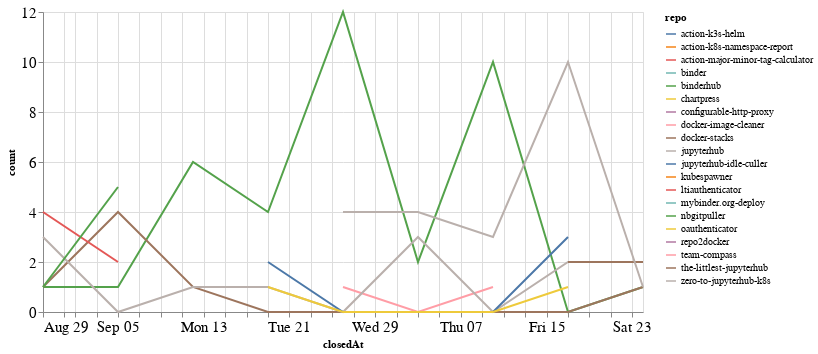

Notebook code cell kept with this figure:
### Code cell
closed_by_time = closed_by.groupby('repo').resample('W', on='closedAt').count()['author'].reset_index()
closed_by_time = closed_by_time.rename(columns={'author': 'count'})

alt.Chart(closed_by_time, width=600).mark_line().encode(
    x='closedAt',
    y='count',
    color='repo',
    tooltip="repo"
)

### Figure 1 — Vega-Lite specification as saved in the notebook (floating-point values rounded to 4 significant figures)
{"config": {"axisLeft": {"labelFontSize": 15}, "axisBottom": {"labelFontSize": 15}}, "data": {"name": "data-93ecfc1338a41d7a13e4ea8db98f7dd2"}, "mark": "line", "encoding": {"color": {"type": "nominal", "field": "repo"}, "tooltip": {"type": "nominal", "field": "repo"}, "x": {"type": "temporal", "field": "closedAt"}, "y": {"type": "quantitative", "field": "count"}}, "width": 600, "$schema": "https://vega.github.io/schema/vega-lite/v4.8.1.json", "datasets": {"data-93ecfc1338a41d7a13e4ea8db98f7dd2": [{"repo": "action-k3s-helm", "closedAt": "2021-10-10T00:00:00", "count": 2}, {"repo": "action-k8s-namespace-report", "closedAt": "2021-09-26T00:00:00", "count": 1}, {"repo": "action-major-minor-tag-calculator", "closedAt": "2021-09-26T00:00:00", "count": 1}, {"repo": "binder", "closedAt": "2021-10-03T00:00:00", "count": 1}, {"repo": "binderhub", "closedAt": "2021-08-29T00:00:00", "count": 1}, {"repo": "binderhub", "closedAt": "2021-09-05T00:00:00", "count": 1}, {"repo": "binderhub", "closedAt": "2021-09-12T00:00:00", "count": 6}, {"repo": "binderhub", "closedAt": "2021-09-19T00:00:00", "count": 4}, {"repo": "binderhub", "closedAt": "2021-09-26T00:00:00", "count": 12}, {"repo": "binderhub", "closedAt": "2021-10-03T00:00:00", "count": 2}, {"repo": "binderhub", "closedAt": "2021-10-10T00:00:00", "count": 10}, {"repo": "binderhub", "closedAt": "2021-10-17T00:00:00", "count": 0}, {"repo": "binderhub", "closedAt": "2021-10-24T00:00:00", "count": 1}, {"repo": "chartpress", "closedAt": "2021-09-05T00:00:00", "count": 1}, {"repo": "configurable-http-proxy", "closedAt": "2021-09-19T00:00:00", "count": 1}, {"repo": "docker-image-cleaner", "closedAt": "2021-09-26T00:00:00", "count": 1}, {"repo": "docker-image-cleaner", "closedAt": "2021-10-03T00:00:00", "count": 0}, {"repo": "docker-image-cleaner", "closedAt": "2021-10-10T00:00:00", "count": 1}, {"repo": "docker-stacks", "closedAt": "2021-08-29T00:00:00", "count": 1}, {"repo": "docker-stacks", "closedAt": "2021-09-05T00:00:00", "count": 4}, {"repo": "docker-stacks", "closedAt": "2021-09-12T00:00:00", "count": 1}, {"repo": "docker-stacks", "closedAt": "2021-09-19T00:00:00", "count": 0}, {"repo": "docker-stacks", "closedAt": "2021-09-26T00:00:00", "count": 0}, {"repo": "docker-stacks", "closedAt": "2021-10-03T00:00:00", "count": 0}, {"repo": "docker-stacks", "closedAt": "2021-10-10T00:00:00", "count": 0}, {"repo": "docker-stacks", "closedAt": "2021-10-17T00:00:00", "count": 0}, {"repo": "docker-stacks", "closedAt": "2021-10-24T00:00:00", "count": 1}, {"repo": "jupyterhub", "closedAt": "2021-08-29T00:00:00", "count": 3}, {"repo": "jupyterhub", "closedAt": "2021-09-05T00:00:00", "count": 0}, {"repo": "jupyterhub", "closedAt": "2021-09-12T00:00:00", "count": 1}, {"repo": "jupyterhub", "closedAt": "2021-09-19T00:00:00", "count": 1}, {"repo": "jupyterhub", "closedAt": "2021-09-26T00:00:00", "count": 0}, {"repo": "jupyterhub", "closedAt": "2021-10-03T00:00:00", "count": 3}, {"repo": "jupyterhub", "closedAt": "2021-10-10T00:00:00", "count": 0}, {"repo": "jupyterhub", "closedAt": "2021-10-17T00:00:00", "count": 2}, {"repo": "jupyterhub", "closedAt": "2021-10-24T00:00:00", "count": 2}, {"repo": "jupyterhub-idle-culler", "closedAt": "2021-09-19T00:00:00", "count": 2}, {"repo": "jupyterhub-idle-culler", "closedAt": "2021-09-26T00:00:00", "count": 0}, {"repo": "jupyterhub-idle-culler", "closedAt": "2021-10-03T00:00:00", "count": 0}, {"repo": "jupyterhub-idle-culler", "closedAt": "2021-10-10T00:00:00", "count": 0}, {"repo": "jupyterhub-idle-culler", "closedAt": "2021-10-17T00:00:00", "count": 3}, {"repo": "kubespawner", "closedAt": "2021-10-10T00:00:00", "count": 1}, {"repo": "ltiauthenticator", "closedAt": "2021-08-29T00:00:00", "count": 4}, {"repo": "ltiauthenticator", "closedAt": "2021-09-05T00:00:00", "count": 2}, {"repo": "mybinder.org-deploy", "closedAt": "2021-10-17T00:00:00", "count": 1}, {"repo": "nbgitpuller", "closedAt": "2021-08-29T00:00:00", "count": 1}, {"repo": "nbgitpuller", "closedAt": "2021-09-05T00:00:00", "count": 5}, {"repo": "oauthenticator", "closedAt": "2021-09-19T00:00:00", "count": 1}, {"repo": "oauthenticator", "closedAt": "2021-09-26T00:00:00", "count": 0}, {"repo": "oauthenticator", "closedAt": "2021-10-03T00:00:00", "count": 0}, {"repo": "oauthenticator", "closedAt": "2021-10-10T00:00:00", "count": 0}, {"repo": "oauthenticator", "closedAt": "2021-10-17T00:00:00", "count": 1}, {"repo": "repo2docker", "closedAt": "2021-08-29T00:00:00", "count": 2}, {"repo": "team-compass", "closedAt": "2021-10-03T00:00:00", "count": 1}, {"repo": "the-littlest-jupyterhub", "closedAt": "2021-10-17T00:00:00", "count": 2}, {"repo": "the-littlest-jupyterhub", "closedAt": "2021-10-24T00:00:00", "count": 2}, {"repo": "zero-to-jupyterhub-k8s", "closedAt": "2021-09-26T00:00:00", "count": 4}, {"repo": "zero-to-jupyterhub-k8s", "closedAt": "2021-10-03T00:00:00", "count": 4}, {"repo": "zero-to-jupyterhub-k8s", "closedAt": "2021-10-10T00:00:00", "count": 3}, {"repo": "zero-to-jupyterhub-k8s", "closedAt": "2021-10-17T00:00:00", "count": 10}, {"repo": "zero-to-jupyterhub-k8s", "closedAt": "2021-10-24T00:00:00", "count": 1}]}}
